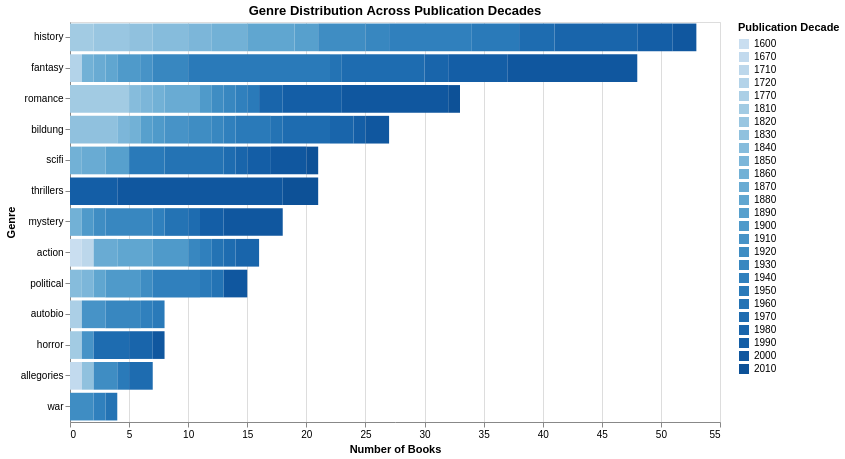

The code cell stored with this chart in its notebook:
### Code cell
alt.Chart(genre_decade).mark_bar().encode(
    x=alt.X('count:Q', title='Number of Books'),
    y=alt.Y('genre:N', sort='-x', title='Genre'),
    color=alt.Color('decade:O', title='Publication Decade'),
    tooltip=['decade', 'genre', 'count']
).properties(
    title='Genre Distribution Across Publication Decades',
    width=650,
    height=400
)

### Figure 1 — Vega-Lite specification as saved in the notebook (floating-point values rounded to 4 significant figures)
{"config": {"view": {"continuousWidth": 300, "continuousHeight": 300}}, "data": {"name": "data-0d37cfabe0139faac71fdfebaee1bffb"}, "mark": {"type": "bar"}, "encoding": {"color": {"field": "decade", "title": "Publication Decade", "type": "ordinal"}, "tooltip": [{"field": "decade", "type": "quantitative"}, {"field": "genre", "type": "nominal"}, {"field": "count", "type": "quantitative"}], "x": {"field": "count", "title": "Number of Books", "type": "quantitative"}, "y": {"field": "genre", "sort": "-x", "title": "Genre", "type": "nominal"}}, "height": 400, "title": "Genre Distribution Across Publication Decades", "width": 650, "$schema": "https://vega.github.io/schema/vega-lite/v5.20.1.json", "datasets": {"data-0d37cfabe0139faac71fdfebaee1bffb": [{"decade": 1600, "genre": "action", "count": 1}, {"decade": 1670, "genre": "allegories", "count": 1}, {"decade": 1710, "genre": "action", "count": 1}, {"decade": 1720, "genre": "fantasy", "count": 1}, {"decade": 1770, "genre": "autobio", "count": 1}, {"decade": 1810, "genre": "history", "count": 2}, {"decade": 1810, "genre": "horror", "count": 1}, {"decade": 1810, "genre": "romance", "count": 5}, {"decade": 1820, "genre": "history", "count": 3}, {"decade": 1830, "genre": "allegories", "count": 1}, {"decade": 1830, "genre": "bildung", "count": 4}, {"decade": 1830, "genre": "history", "count": 2}, {"decade": 1840, "genre": "history", "count": 3}, {"decade": 1840, "genre": "political", "count": 1}, {"decade": 1840, "genre": "romance", "count": 1}, {"decade": 1850, "genre": "bildung", "count": 1}, {"decade": 1850, "genre": "history", "count": 2}, {"decade": 1850, "genre": "political", "count": 1}, {"decade": 1850, "genre": "romance", "count": 1}, {"decade": 1860, "genre": "bildung", "count": 1}, {"decade": 1860, "genre": "fantasy", "count": 1}, {"decade": 1860, "genre": "history", "count": 3}, {"decade": 1860, "genre": "mystery", "count": 1}, {"decade": 1860, "genre": "romance", "count": 1}, {"decade": 1860, "genre": "scifi", "count": 1}, {"decade": 1870, "genre": "action", "count": 2}, {"decade": 1870, "genre": "fantasy", "count": 1}, {"decade": 1870, "genre": "romance", "count": 3}, {"decade": 1870, "genre": "scifi", "count": 2}, {"decade": 1880, "genre": "action", "count": 3}, {"decade": 1880, "genre": "fantasy", "count": 1}, {"decade": 1880, "genre": "history", "count": 4}, {"decade": 1880, "genre": "political", "count": 1}, {"decade": 1890, "genre": "bildung", "count": 1}, {"decade": 1890, "genre": "history", "count": 2}, {"decade": 1890, "genre": "scifi", "count": 2}, {"decade": 1900, "genre": "action", "count": 3}, {"decade": 1900, "genre": "bildung", "count": 1}, {"decade": 1900, "genre": "fantasy", "count": 2}, {"decade": 1900, "genre": "mystery", "count": 1}, {"decade": 1900, "genre": "political", "count": 3}, {"decade": 1900, "genre": "romance", "count": 1}, {"decade": 1910, "genre": "autobio", "count": 2}, {"decade": 1910, "genre": "bildung", "count": 2}, {"decade": 1910, "genre": "fantasy", "count": 1}, {"decade": 1910, "genre": "horror", "count": 1}, {"decade": 1920, "genre": "allegories", "count": 2}, {"decade": 1920, "genre": "bildung", "count": 2}, {"decade": 1920, "genre": "history", "count": 4}, {"decade": 1920, "genre": "mystery", "count": 1}, {"decade": 1920, "genre": "political", "count": 1}, {"decade": 1920, "genre": "romance", "count": 1}, {"decade": 1920, "genre": "war", "count": 2}, {"decade": 1930, "genre": "action", "count": 1}, {"decade": 1930, "genre": "autobio", "count": 3}, {"decade": 1930, "genre": "bildung", "count": 1}, {"decade": 1930, "genre": "fantasy", "count": 3}, {"decade": 1930, "genre": "history", "count": 2}, {"decade": 1930, "genre": "mystery", "count": 4}, {"decade": 1930, "genre": "romance", "count": 1}, {"decade": 1940, "genre": "action", "count": 1}, {"decade": 1940, "genre": "autobio", "count": 1}, {"decade": 1940, "genre": "bildung", "count": 1}, {"decade": 1940, "genre": "history", "count": 7}, {"decade": 1940, "genre": "mystery", "count": 1}, {"decade": 1940, "genre": "political", "count": 4}, {"decade": 1940, "genre": "romance", "count": 1}, {"decade": 1940, "genre": "war", "count": 1}, {"decade": 1950, "genre": "allegories", "count": 1}, {"decade": 1950, "genre": "autobio", "count": 1}, {"decade": 1950, "genre": "bildung", "count": 3}, {"decade": 1950, "genre": "fantasy", "count": 12}, {"decade": 1950, "genre": "history", "count": 4}, {"decade": 1950, "genre": "political", "count": 1}, {"decade": 1950, "genre": "romance", "count": 1}, {"decade": 1950, "genre": "scifi", "count": 3}, {"decade": 1960, "genre": "action", "count": 1}, {"decade": 1960, "genre": "bildung", "count": 1}, {"decade": 1960, "genre": "fantasy", "count": 1}, {"decade": 1960, "genre": "mystery", "count": 2}, {"decade": 1960, "genre": "political", "count": 1}, {"decade": 1960, "genre": "scifi", "count": 5}, {"decade": 1960, "genre": "war", "count": 1}, {"decade": 1970, "genre": "action", "count": 1}, {"decade": 1970, "genre": "allegories", "count": 2}, {"decade": 1970, "genre": "bildung", "count": 4}, {"decade": 1970, "genre": "fantasy", "count": 7}, {"decade": 1970, "genre": "history", "count": 3}, {"decade": 1970, "genre": "horror", "count": 3}, {"decade": 1970, "genre": "mystery", "count": 1}, {"decade": 1970, "genre": "scifi", "count": 1}, {"decade": 1980, "genre": "action", "count": 2}, {"decade": 1980, "genre": "bildung", "count": 2}, {"decade": 1980, "genre": "fantasy", "count": 2}, {"decade": 1980, "genre": "history", "count": 7}, {"decade": 1980, "genre": "horror", "count": 2}, {"decade": 1980, "genre": "romance", "count": 2}, {"decade": 1980, "genre": "scifi", "count": 1}, {"decade": 1990, "genre": "bildung", "count": 1}, {"decade": 1990, "genre": "fantasy", "count": 5}, {"decade": 1990, "genre": "history", "count": 3}, {"decade": 1990, "genre": "mystery", "count": 2}, {"decade": 1990, "genre": "romance", "count": 5}, {"decade": 1990, "genre": "scifi", "count": 2}, {"decade": 1990, "genre": "thrillers", "count": 4}, {"decade": 2000, "genre": "bildung", "count": 2}, {"decade": 2000, "genre": "fantasy", "count": 11}, {"decade": 2000, "genre": "history", "count": 2}, {"decade": 2000, "genre": "horror", "count": 1}, {"decade": 2000, "genre": "mystery", "count": 5}, {"decade": 2000, "genre": "political", "count": 2}, {"decade": 2000, "genre": "romance", "count": 9}, {"decade": 2000, "genre": "scifi", "count": 3}, {"decade": 2000, "genre": "thrillers", "count": 14}, {"decade": 2010, "genre": "romance", "count": 1}, {"decade": 2010, "genre": "scifi", "count": 1}, {"decade": 2010, "genre": "thrillers", "count": 3}]}}
